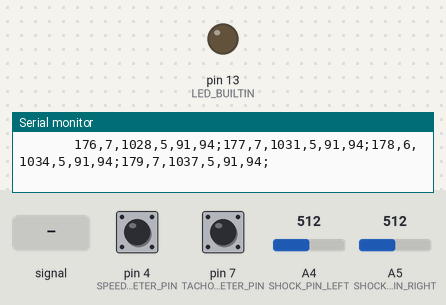
This sketch was run on a simulated Arduino Uno, built with avr-gcc and run on an emulated ATmega328P. Shown: output pins drawn as LEDs (lit = HIGH), the last lines printed to the serial monitor. The test bench sets the inputs (shaded band); at power-on: pin 7 (TACHOMETER_PIN) LOW, pin 4 (SPEEDOMETER_PIN) LOW, A4 (SHOCK_PIN_LEFT) = 512, A5 (SHOCK_PIN_RIGHT) = 512.

Above: at 1.2 s.
1.3 s: A4 (SHOCK_PIN_LEFT) fed a 200 Hz sine of ±81 counts around its level
4.3 s: pin 7 (TACHOMETER_PIN) pulsed HIGH 5 times (0.12 s each, 0.3 s apart)
At 4.9 s:
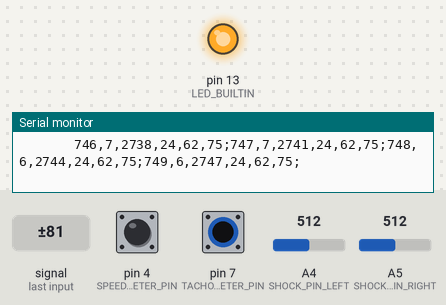
7.3 s: pin 4 (SPEEDOMETER_PIN) pulsed HIGH 2 times (0.12 s each, 0.3 s apart)
10.9 s: pin 7 (TACHOMETER_PIN) driven HIGH
13.9 s: A4 (SHOCK_PIN_LEFT) set to 716
Timing chart, 0 to 16.9 s (numbered marks = the images above; inputs shaded):
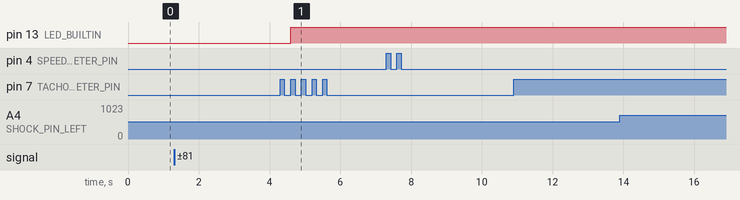

The sketch:

sensorReading.ino
```cpp
//
// Speedometer and Tachometer setup
//

// hook up bluetooth module like so:
// bluetooth to arduino
// VCC to 5 V
// GND TO GND
// TX to RX
// RX to TX

#define AVERAGE_COUNT_TACHOMETER_MAX 2
#define AVERAGE_COUNT_SPEEDOMETER_MAX 2
#define TACHOMETER_PIN 7
#define SPEEDOMETER_PIN 4
#define BAUD_RATE 115200
#define ZERO_RPM_TIMEOUT 1000000
#define ZERO_SPEED_TIMEOUT 1000000
#define WHEEL_DIAMETER_INCHES 21.0
// this is the maximum period of bluetooth transmission in milliseconds
#define MIN_PRINT_DELAY 25 // 25 => 40 Hz
#define MIN_SAMPLE_DELAY 5

enum spinState {TRIGGER, ON, OFF};
spinState currentTachometerState = OFF;
spinState currentSpeedometerState = OFF;
const float SPEEDOMETER_FACTOR = (AVERAGE_COUNT_SPEEDOMETER_MAX/2.0) * 178499.6 * WHEEL_DIAMETER_INCHES;
const unsigned long TACHOMETER_FACTOR = AVERAGE_COUNT_TACHOMETER_MAX/2.0 * 60000000.0;

unsigned long lastTimeTachometer = 0;
unsigned long averageTotalTimeTachometer = 0;
int averageCounterTachometer = 0;
bool zeroedTachometer = false;
int printCounter = 0;

unsigned long lastTimeSpeedometer = 0;
unsigned long averageTotalTimeSpeedometer = 0;
int averageCounterSpeedometer = 0;
bool zeroedSpeedometer = false;

int ledStatus = LOW;
int finalRpm = 0;
int finalSpeed = 0;

//
// linear potentiometer setup (suspension position)
//

#define SHOCK_PIN_RIGHT A5
#define SHOCK_PIN_LEFT A4

// These are calculated as percentages of the total possible shock travel reported as integer values.
// Ex: a value of 55 = 55%
unsigned int shockLeft = 0;
unsigned int shockRight = 0;
// used to convert analog input value to a percent
const float SHOCK_FACTOR = (1024.0/100.0);
// the analog inputs can only be read every 100 microseconds
enum shockState {DELAY, READ};
unsigned long lastTimeShock = 0;
shockState currentShockState = READ;

//
// printing speed
//

unsigned long lastTimePrint = 0;
unsigned long lastTimeSample = 0;

void setup() {
  // initialize serial:
  Serial.begin(BAUD_RATE);
  pinMode(TACHOMETER_PIN, INPUT);
  pinMode(SPEEDOMETER_PIN, INPUT);
  pinMode(LED_BUILTIN, OUTPUT);
  pinMode(SHOCK_PIN_LEFT, INPUT);
  pinMode(SHOCK_PIN_RIGHT, INPUT);
}

void loop() {
  unsigned long newTime = micros();
  readTachometer(newTime);
  readSpeedometer(newTime);
  readPotentiometers(newTime);
//  uncomment the next line for testing max transmission frequency
  printValues();
}

void readPotentiometers(unsigned long newTime) {
  shockState nextShockState = currentShockState;

  if (currentShockState == DELAY) {
    if (newTime - lastTimeShock > 100) {
      nextShockState = READ;
      lastTimeShock = newTime;
    }
  }
  else if (currentShockState == READ){
    bool print = false;
    unsigned int newShockRight = float(analogRead(SHOCK_PIN_RIGHT)) / SHOCK_FACTOR;
    unsigned int newShockLeft = float(analogRead(SHOCK_PIN_LEFT)) / SHOCK_FACTOR;

    nextShockState = DELAY;
    if (newShockRight != shockRight || newShockLeft != shockLeft) {
      print = true;
    }

    shockRight = newShockRight;
    shockLeft = newShockLeft;
    if (print) {
      printValues();
    }
  }

  currentShockState = nextShockState;
}

void readTachometer(unsigned long newTime) {
  spinState nextTachometerState = currentTachometerState;
  int tachometerReading = digitalRead(TACHOMETER_PIN);
  unsigned long difference = newTime - lastTimeTachometer;
  if (currentTachometerState == OFF) {
    if (difference > ZERO_RPM_TIMEOUT && !zeroedTachometer) {
      zeroedTachometer = true;
      finalRpm = 0;
      printValues();
    }
    if (tachometerReading == 1) {
      nextTachometerState = TRIGGER;
    }
  }
  else if (currentTachometerState == TRIGGER) {
    if (tachometerReading == 1) {
      nextTachometerState = ON;
    }
    else {
      nextTachometerState = OFF;
    }
  }
  else if (currentTachometerState == ON) {
    if (tachometerReading == 0) {
      nextTachometerState = OFF;
    }
  }

  if (nextTachometerState == TRIGGER) {
    zeroedTachometer = false;
      averageCounterTachometer = averageCounterTachometer + 1;
      averageTotalTimeTachometer += difference;
      if (averageCounterTachometer == AVERAGE_COUNT_TACHOMETER_MAX) {
        // rpm calcualtions
        finalRpm = TACHOMETER_FACTOR/averageTotalTimeTachometer;

        // reading output
        printValues();
        digitalWrite(LED_BUILTIN, !ledStatus);

        // reset timers
        averageTotalTimeTachometer = 0;
        averageCounterTachometer = 0;
      }
      lastTimeTachometer = newTime;
  }
  currentTachometerState = nextTachometerState;
}


void readSpeedometer(unsigned long newTime) {
  spinState nextSpeedometerState = currentSpeedometerState;
  int speedometerReading = digitalRead(SPEEDOMETER_PIN);
  unsigned long difference = newTime - lastTimeSpeedometer;
  if (currentSpeedometerState == OFF) {
    if (difference > ZERO_SPEED_TIMEOUT && !zeroedSpeedometer) {
      zeroedSpeedometer = true;
      finalSpeed = 0;
      printValues();
    }
    if (speedometerReading == 1) {
      nextSpeedometerState = TRIGGER;
    }
  }
  else if (currentSpeedometerState == TRIGGER) {
    if (speedometerReading == 1) {
      nextSpeedometerState = ON;
    }
    else {
      nextSpeedometerState = OFF;
    }
  }
  else if (currentSpeedometerState == ON) {
    if (speedometerReading == 0) {
      nextSpeedometerState = OFF;
    }
  }

  if (nextSpeedometerState == TRIGGER) {
    zeroedSpeedometer = false;
      averageCounterSpeedometer++;
      averageTotalTimeSpeedometer += difference;
      if (averageCounterSpeedometer == AVERAGE_COUNT_SPEEDOMETER_MAX) {
        // rpm calcualtions
        finalSpeed = SPEEDOMETER_FACTOR/averageTotalTimeSpeedometer;

        // reading output
        printValues();

        // reset timers
        averageTotalTimeSpeedometer = 0;
        averageCounterSpeedometer = 0;
      }
      lastTimeSpeedometer = newTime;
  }
  currentSpeedometerState = nextSpeedometerState;
}

String sendString = "";
unsigned long lastValuesTime = 0;

String getValues(int counter) {
  // finalRpm: revolutions (rpm)
  // finalSpeed: speed (mph)
  // shockLeft: left shock position (%)
  // shockRight: right shock position (%)

  unsigned long newTime = millis();
  unsigned long difference = newTime - lastValuesTime;
  lastValuesTime = newTime;

  return String(counter) + "," + String(difference) + "," + String(500+printCounter*3) + "," + String(printCounter/30) + "," + String(99-printCounter/20) + "," + String(99-printCounter/30);
//  return String(counter) + "," + String(difference) + "," + String(finalRpm) + "," + String(finalSpeed) + "," + String(shockLeft) + "," + String(shockRight);
}

void printValues() {

  if (millis() - lastTimeSample > MIN_SAMPLE_DELAY) {
    sendString += getValues(printCounter) + ";";

    printCounter++;
    if (printCounter > 999) {
      printCounter = 0;
    }
    lastTimeSample = millis();
  }

  if (millis() - lastTimePrint > MIN_PRINT_DELAY ) {
    Serial.println("       " + sendString);
    sendString = "";
    lastTimePrint = millis();
    sendString = "";
  }
}
```

Measured:
- after the input at 4.3 s, pin 13 (LED_BUILTIN): LOW → HIGH after 0.30 s
